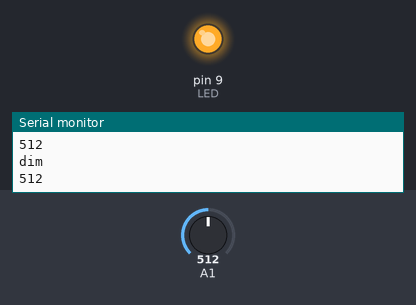
Recording of a sketch running on a simulated Arduino Uno, built with avr-gcc and run on an emulated ATmega328P. Shown: output pins drawn as LEDs (lit = HIGH), the last lines printed to the serial monitor. The test bench sets the inputs (shaded band); at power-on: A1 = 512.

Above: at 3.9 s.
4.0 s: A1 set to 407
5.7 s: A1 set to 391
At 7.8 s:
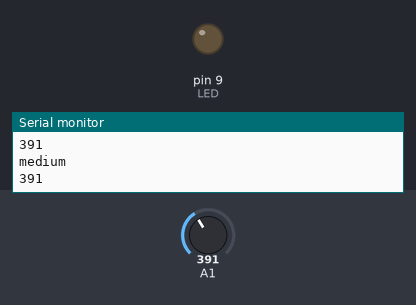
8.5 s: A1 set to 511
At 9.9 s:
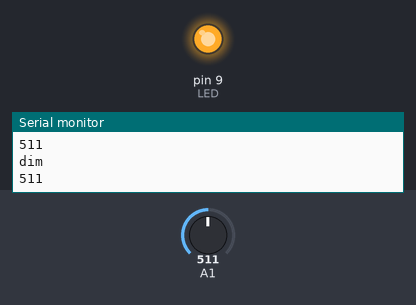
10.5 s: A1 set to 306
At 11.7 s:
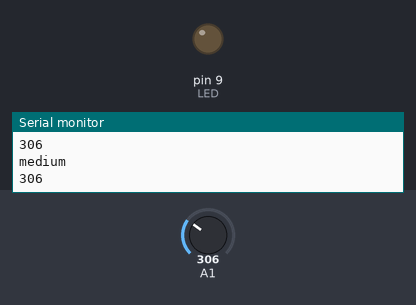
Timing chart, 0 to 13.5 s (numbered marks = the images above; inputs shaded):
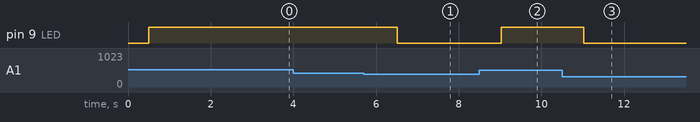

Measured:
- the behaviour switches between 400 and 399 on A1 (found by bisection; images 0 and 1)
- after the input at 5.7 s, pin 9 (LED): HIGH → LOW after 0.82 s
- after the input at 8.5 s, pin 9 (LED): LOW → HIGH after 0.52 s
- after the input at 10.5 s, pin 9 (LED): HIGH → LOW after 0.53 s

The sketch:

IlluminationSensor_LED_Switch.ino
```cpp
const int sensorMin = 0;
const int sensorMax = 600;
const int LED = 9;

void setup() {
  pinMode(LED, OUTPUT);
  Serial.begin(9600);
}

void loop() {
  int sensorReading = analogRead(A1);
  Serial.println(sensorReading);
  delay(500);
  // map the sensor range to a range of four options:
  int range = map(sensorReading, sensorMin, sensorMax, 3, 0);

  switch (range) {
    case 0:  // your hand is on the sensor
      Serial.println("dark");
      digitalWrite(LED, HIGH);
      break;
    case 1:  // your hand is close to the sensor
      Serial.println("dim");
      digitalWrite(LED, HIGH);
      break;
    case 2:  // your hand is a few inches from the sensor
      Serial.println("medium");
      digitalWrite(LED, LOW);
      break;
    case 3:  // your hand is nowhere near the sensor
      Serial.println("bright");
      digitalWrite(LED, LOW);
      break;
  }
  // if (sensorReading >= 500){
  //   digitalWrite(LED, HIGH);
  // }
  // else{
  //   digitalWrite(LED, LOW);
  // }
  delay(1);
}
```
